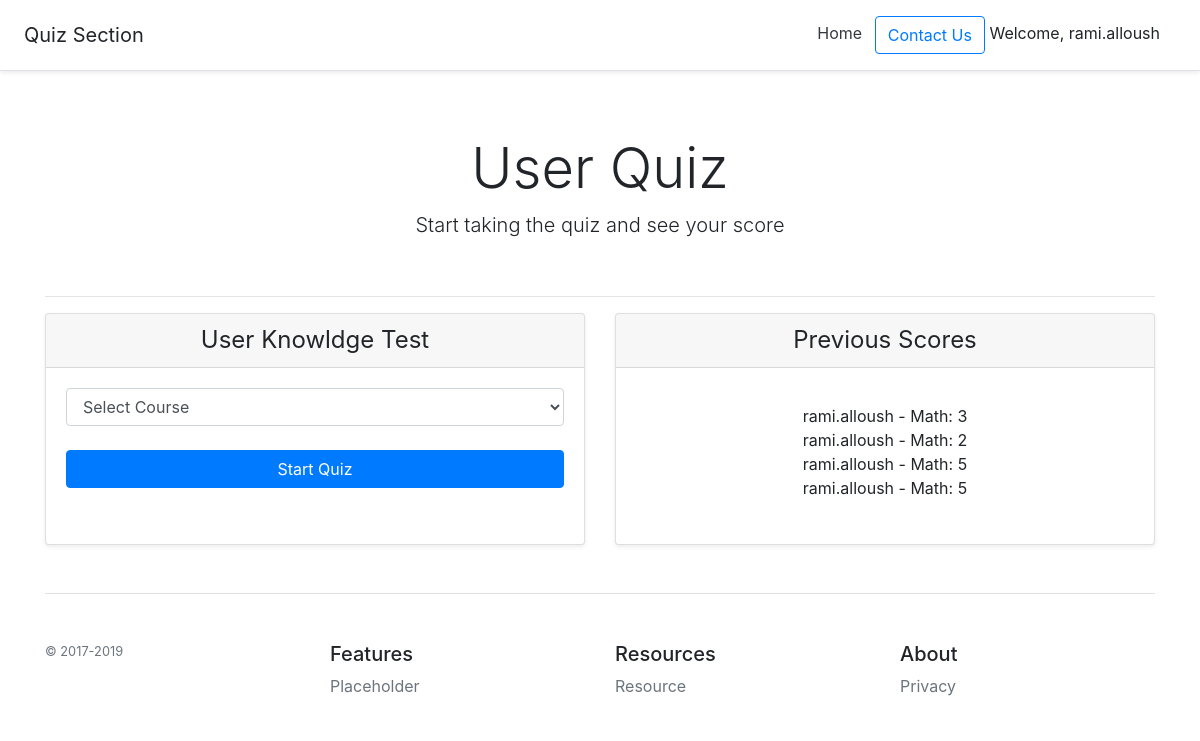
The app's page /quiz/ (signed in), older data.
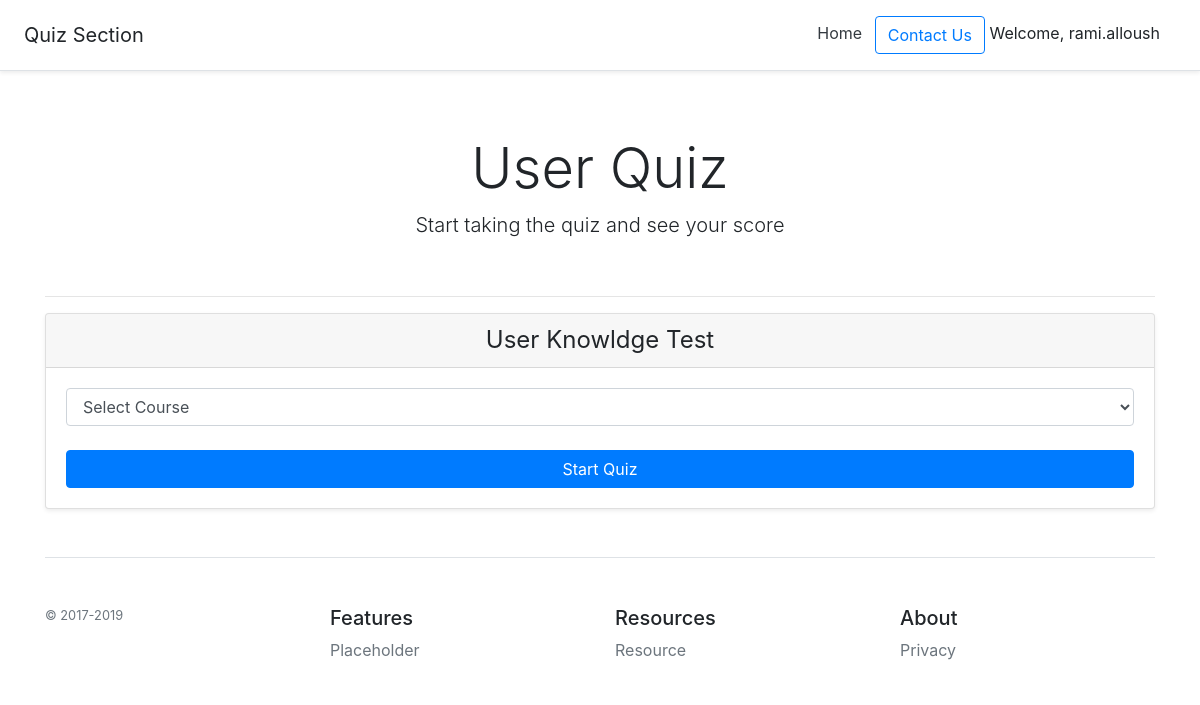
The same page, newer data.
### quiz/models.py (models this page shows, shortened)
class Course(models.Model):
    course_name = models.CharField(max_length=300)
    def __str__(self):
        return self.course_name

class Score(models.Model):
    user = models.ForeignKey(settings.AUTH_USER_MODEL, verbose_name='User',
                             on_delete=models.CASCADE)
    course = models.ForeignKey(Course, on_delete=models.CASCADE)
    date = models.DateTimeField('Quiz Date', default=timezone.now)
    score = models.IntegerField(default=0)

### quiz/views.py (the view)
# urls.py: path('', views.IndexView.as_view(), name='index'),  # use name for reverse function
class IndexView(generic.ListView):
    model = Score
    template_name = 'quiz/index.html'
    def get_context_data(self, **kwargs):
        context = super(IndexView, self).get_context_data(**kwargs)
        context.update({
            'form': CourseSelectForm(),
        })
        return context
    def get_queryset(self):
        self.request.session['score'] = 0
        self.request.session['count'] = 0
        self.request.session['seen_questions'] = []
        user = self.request.user
        if user.is_authenticated:
            return Score.objects.filter(
                user=self.request.user
            )
        else:
            return None

### quiz/forms.py
class CourseSelectForm(forms.Form):
    course_name = forms.ModelChoiceField(
        empty_label="Select Course",
        queryset=Course.objects.all(),
        widget=forms.Select(
            attrs={'class': 'form-control', 'label_from_instance ': 'dd'})
    )
    def __init__(self, *args, **kwargs):
        super(CourseSelectForm, self).__init__(*args, **kwargs)
        self.fields['course_name'].label = ''

### quiz/templates/quiz/index.html (shortened to what this page needs)
{% extends 'quiz/base.html' %}
{% block content %}
<div class="card-deck mb-3 text-center">
    <div class="card mb-12 shadow-sm">
        <div class="card-header">
            <h4 class="my-0 font-weight-normal">User Knowldge Test</h4>
        </div>
        <div class="card-body">
            {% if request.user.is_authenticated %}
            <form action="/quiz/start/" method="post">
                {{ form }}
                <br>
                <input type="submit" class="btn btn-block btn-primary" value="Start Quiz">
            </form>
            {% else %}
            You must log in first to take the quiz
            {% endif %}
        </div>
    </div>
    {% if score_list %}
    <div class="card mb-12 shadow-sm">
        <div class="card-header">
            <h4 class="my-0 font-weight-normal">Previous Scores</h4>
        </div>
        <div class="card-body">
            <ul class="list-unstyled mt-3 mb-4">
                {% for score in score_list %}
                <li>{{ score.user }} - {{ score.course }}: {{ score.score }}</li>
                {% endfor %}
            </ul>
        </div>
    </div>
    {% endif %}
</div>
{% endblock %}

### quiz/templates/quiz/base.html (shortened to what this page needs)
<!doctype html>
<html lang="en">
<head>
    <link href="https://getbootstrap.com/docs/4.3/dist/css/bootstrap.min.css" rel="stylesheet"
>
</head>
<body>
    <div class="d-flex flex-column flex-md-row align-items-center p-3 px-md-4 mb-3 bg-white border-bottom shadow-sm">
        <h5 class="my-0 mr-md-auto font-weight-normal">Quiz Section</h5>
        <nav class="my-2 my-md-0 mr-md-3">
            <a class="p-2 text-dark" href="{% url 'quiz:index' %}">Home</a>
            <a class="btn btn-outline-primary" href="#">Contact Us</a>
            {% if request.user.is_authenticated %}
            Welcome, {{ request.user.username }}
            {% else %}
            <a href="/accounts/login">Login</a>
            {% endif %}
        </nav>
    </div>
    <div class="px-3 pt-md-5 pb-md-4 mx-auto text-center">
        <h1 class="display-4">User Quiz</h1>
        <p class="lead">Start taking the quiz and see your score</p>
    </div>
    <div class="container">
        <hr>
        {% block content %}
        {% endblock %}
        <footer class="pt-4 my-md-5 pt-md-5 border-top">
            <div class="row">
                <div class="col-12 col-md">
                    <small class="d-block mb-3 text-muted">&copy; 2017-2019</small>
                </div>
                <div class="col-6 col-md">
                    <h5>Features</h5>
                    <ul class="list-unstyled text-small">
                        <li><a class="text-muted" href="#">Placeholder</a></li>
                    </ul>
                </div>
                <div class="col-6 col-md">
                    <h5>Resources</h5>
                    <ul class="list-unstyled text-small">
                        <li><a class="text-muted" href="#">Resource</a></li>
                    </ul>
                </div>
                <div class="col-6 col-md">
                    <h5>About</h5>
                    <ul class="list-unstyled text-small">
                        <li><a class="text-muted" href="#">Privacy</a></li>
                    </ul>
                </div>
            </div>
        </footer>
    </div>
</body>
</html>

Row changes from the older to the newer data that the page shows:
removed Score: user "rami.alloush", course "Math", score "3"
removed Score: user "rami.alloush", course "Math", score "2"
removed Score: user "rami.alloush", course "Math", score "5"
removed Score: user "rami.alloush", course "Math", score "5"
Text that changed along with them:
text no longer shown: "Previous Scores"
